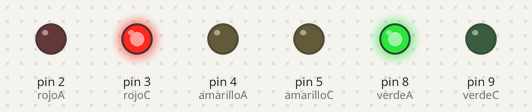
This sketch was run on a simulated Arduino Uno, built with avr-gcc and run on an emulated ATmega328P. On the bench: output pins drawn as LEDs (lit = HIGH).

Above: at 2.5 s.
At 5.2 s:
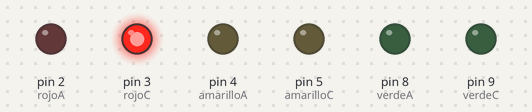
At 7.0 s:
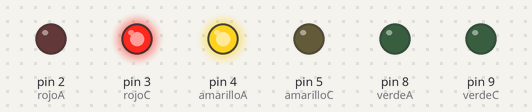
At 11.5 s:
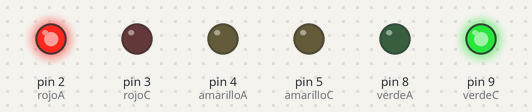
At 14.2 s:
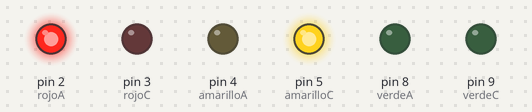
At 14.7 s:
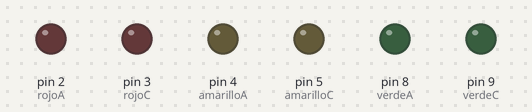
Timing chart, 0 to 19.5 s (numbered marks = the images above):
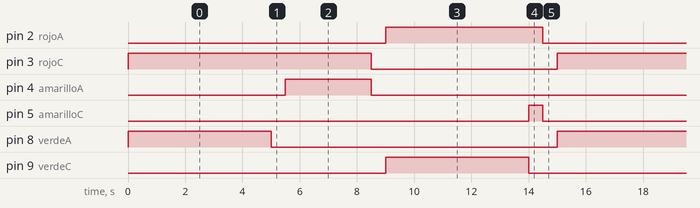

Measured:
- by itself, pin 2 (rojoA): alternates HIGH for 5.5 s and LOW for 9.5 s
- by itself, pin 3 (rojoC): alternates HIGH for 8.5 s and LOW for 6.5 s
- by itself, pin 4 (amarilloA): alternates HIGH for 3.0 s and LOW for 12.0 s
- by itself, pin 5 (amarilloC): alternates HIGH for 0.50 s and LOW for 14.5 s
- by itself, pin 8 (verdeA), pin 9 (verdeC): alternates HIGH for 5.0 s and LOW for 10.0 s

The sketch:

Practica03.ino
```cpp
int rojoA=2;
int amarilloA=4;
int verdeA=8;
int rojoC=3;
int amarilloC=5;
int verdeC=9;

void setup() {
  pinMode(verdeA,OUTPUT);
  pinMode(amarilloA,OUTPUT);
  pinMode(rojoA,OUTPUT);
  pinMode(verdeC,OUTPUT);
  pinMode(amarilloC,OUTPUT);
  pinMode(rojoC,OUTPUT);
}

void loop() {
  //Encender verde avenida Y calle rojo
  digitalWrite(verdeA,HIGH);
  digitalWrite(rojoC,HIGH);
  delay(5000);
  digitalWrite(verdeA,LOW);
  delay(500);
  //Encender Amarillo avenida y apagar rojo calle
  digitalWrite(amarilloA,HIGH);
  delay(3000);
  digitalWrite(amarilloA,LOW);
  digitalWrite(rojoC,LOW);
  delay(500);
  //Encender rojo avenida y verde calle
  digitalWrite(rojoA,HIGH);
  digitalWrite(verdeC,HIGH);
  delay(5000);
  //Encender amarillo calle y apagar rojo avenida
  digitalWrite(verdeC,LOW);
  digitalWrite(amarilloC,HIGH);
  delay(500);
  digitalWrite(amarilloC,LOW);
  digitalWrite(rojoA,LOW);
  delay(500);
}
```
